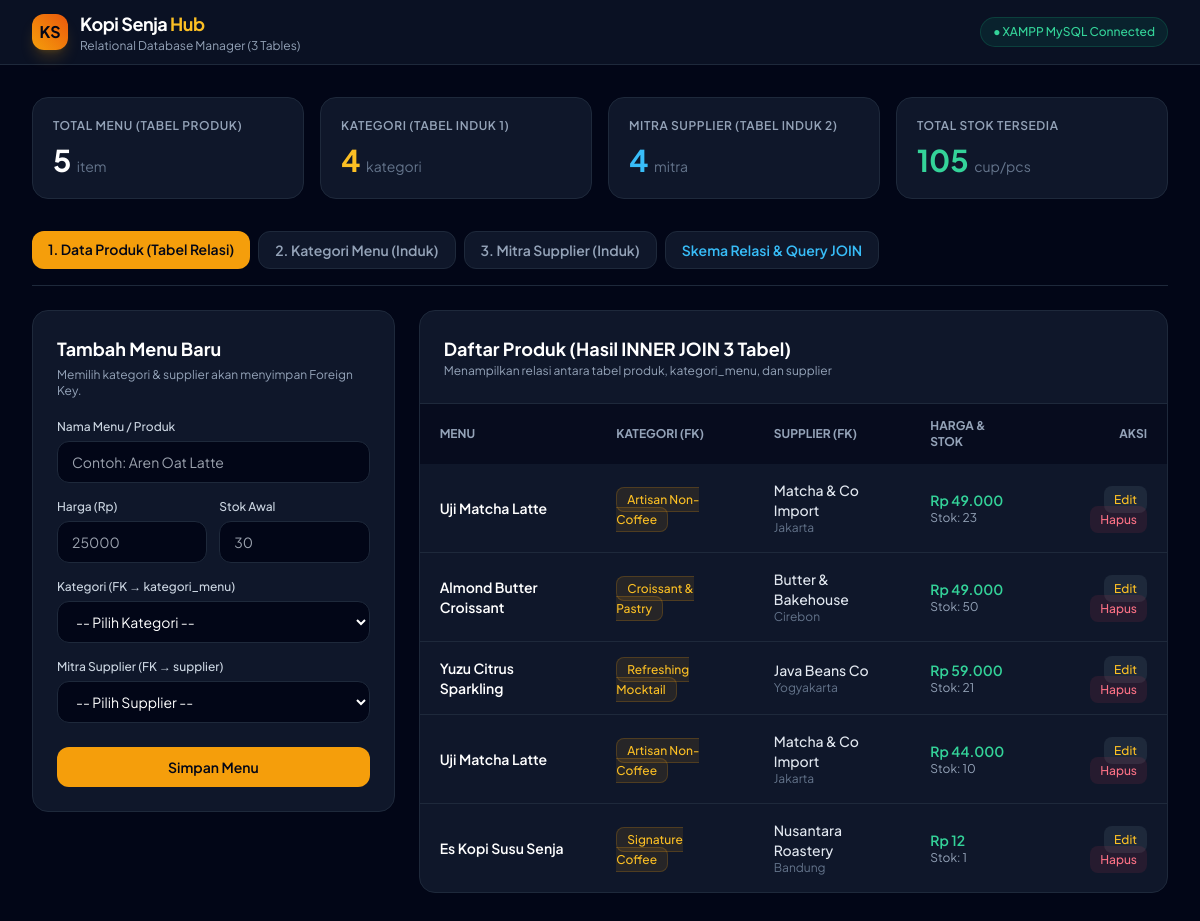
The page / on the database its author committed.
### tables this page shows
CREATE TABLE `produk` (
  `id_produk` int(11) NOT NULL,
  `nama_produk` varchar(100) NOT NULL,
  `harga` int(11) NOT NULL,
  `stok` int(11) NOT NULL,
  `id_kategori` int(11) NOT NULL,
  `id_supplier` int(11) NOT NULL
);

CREATE TABLE `kategori_menu` (
  `id_kategori` int(11) NOT NULL,
  `nama_kategori` varchar(50) NOT NULL,
  `keterangan` varchar(150) NOT NULL
);

CREATE TABLE `supplier` (
  `id_supplier` int(11) NOT NULL,
  `nama_supplier` varchar(100) NOT NULL,
  `kontak_wa` varchar(20) NOT NULL,
  `kota` varchar(50) NOT NULL
);

### index.php (the view, shortened to what this page needs)
<?php
include 'koneksi.php';
$tab = isset($_GET['tab']) ? $_GET['tab'] : 'produk';
$jml_produk   = mysqli_fetch_assoc(mysqli_query($conn, "SELECT COUNT(*) as total FROM produk"))['total'];
$jml_kategori = mysqli_fetch_assoc(mysqli_query($conn, "SELECT COUNT(*) as total FROM kategori_menu"))['total'];
$jml_supplier = mysqli_fetch_assoc(mysqli_query($conn, "SELECT COUNT(*) as total FROM supplier"))['total'];
$total_stok   = mysqli_fetch_assoc(mysqli_query($conn, "SELECT SUM(stok) as total FROM produk"))['total'] ?? 0;
$edit_data = null;
?>
<!DOCTYPE html>
<html lang="id">
<head>
    <script src="https://cdn.tailwindcss.com"></script>
</head>
<body class="bg-slate-950 text-slate-100 min-h-screen">
    <nav class="border-b border-slate-800 bg-slate-900/70 backdrop-blur-md sticky top-0 z-50">
        <div class="max-w-7xl mx-auto px-4 sm:px-6 lg:px-8 h-16 flex items-center justify-between">
            <div class="flex items-center gap-3">
                <div class="w-9 h-9 rounded-xl bg-gradient-to-tr from-amber-500 to-orange-600 flex items-center justify-center font-bold text-slate-950 shadow-lg shadow-amber-500/20">
                    KS
                </div>
                <div>
                    <h1 class="font-bold text-lg tracking-tight text-white">Kopi Senja <span class="text-amber-400">Hub</span></h1>
                    <p class="text-xs text-slate-400">Relational Database Manager (3 Tables)</p>
                </div>
            </div>
            <div class="flex items-center gap-2 text-xs">
                <span class="px-3 py-1.5 rounded-full bg-emerald-500/10 text-emerald-400 border border-emerald-500/20 font-medium">
                    ● XAMPP MySQL Connected
                </span>
            </div>
        </div>
    </nav>
    <main class="max-w-7xl mx-auto px-4 sm:px-6 lg:px-8 py-8">
        <div class="grid grid-cols-1 sm:grid-cols-2 lg:grid-cols-4 gap-4 mb-8">
            <div class="bg-slate-900 border border-slate-800 p-5 rounded-2xl">
                <p class="text-xs text-slate-400 uppercase tracking-wider font-semibold">Total Menu (Tabel Produk)</p>
                <p class="text-3xl font-bold text-white mt-2"><?= $jml_produk ?> <span class="text-sm font-normal text-slate-500">item</span></p>
            </div>
            <div class="bg-slate-900 border border-slate-800 p-5 rounded-2xl">
                <p class="text-xs text-slate-400 uppercase tracking-wider font-semibold">Kategori (Tabel Induk 1)</p>
                <p class="text-3xl font-bold text-amber-400 mt-2"><?= $jml_kategori ?> <span class="text-sm font-normal text-slate-500">kategori</span></p>
            </div>
            <div class="bg-slate-900 border border-slate-800 p-5 rounded-2xl">
                <p class="text-xs text-slate-400 uppercase tracking-wider font-semibold">Mitra Supplier (Tabel Induk 2)</p>
                <p class="text-3xl font-bold text-sky-400 mt-2"><?= $jml_supplier ?> <span class="text-sm font-normal text-slate-500">mitra</span></p>
            </div>
            <div class="bg-slate-900 border border-slate-800 p-5 rounded-2xl">
                <p class="text-xs text-slate-400 uppercase tracking-wider font-semibold">Total Stok Tersedia</p>
                <p class="text-3xl font-bold text-emerald-400 mt-2"><?= $total_stok ?> <span class="text-sm font-normal text-slate-500">cup/pcs</span></p>
            </div>
        </div>
        <div class="flex flex-wrap gap-2 mb-6 border-b border-slate-800 pb-4">
            <a href="?tab=produk" class="px-4 py-2 rounded-xl text-sm font-semibold transition <?= $tab == 'produk' ? 'bg-amber-500 text-slate-950' : 'bg-slate-900 text-slate-400 hover:text-white border border-slate-800' ?>">
                1. Data Produk (Tabel Relasi)
            </a>
            <a href="?tab=kategori" class="px-4 py-2 rounded-xl text-sm font-semibold transition <?= $tab == 'kategori' ? 'bg-amber-500 text-slate-950' : 'bg-slate-900 text-slate-400 hover:text-white border border-slate-800' ?>">
                2. Kategori Menu (Induk)
            </a>
            <a href="?tab=supplier" class="px-4 py-2 rounded-xl text-sm font-semibold transition <?= $tab == 'supplier' ? 'bg-amber-500 text-slate-950' : 'bg-slate-900 text-slate-400 hover:text-white border border-slate-800' ?>">
                3. Mitra Supplier (Induk)
            </a>
            <a href="?tab=relasi" class="px-4 py-2 rounded-xl text-sm font-semibold transition <?= $tab == 'relasi' ? 'bg-sky-500 text-slate-950' : 'bg-slate-900 text-sky-400 hover:bg-slate-800 border border-slate-800' ?>">
                Skema Relasi & Query JOIN
            </a>
        </div>
        <?php if ($tab == 'produk'): ?>
        <div class="grid grid-cols-1 lg:grid-cols-3 gap-6">
            <div class="bg-slate-900 border border-slate-800 p-6 rounded-2xl h-fit">
                <h2 class="text-lg font-bold text-white mb-1"><?= $edit_data ? 'Edit Data Produk' : 'Tambah Menu Baru' ?></h2>
                <p class="text-xs text-slate-400 mb-5">Memilih kategori & supplier akan menyimpan Foreign Key.</p>
                <form action="proses.php" method="POST" class="space-y-4">
                    <div>
                        <label class="block text-xs font-medium text-slate-300 mb-1.5">Nama Menu / Produk</label>
                        <input type="text" name="nama_produk" required placeholder="Contoh: Aren Oat Latte"
                               value="<?= $edit_data['nama_produk'] ?? '' ?>"
                               class="w-full bg-slate-950 border border-slate-800 rounded-xl px-3.5 py-2.5 text-sm text-white focus:outline-none focus:border-amber-500">
                    </div>
                    <div class="grid grid-cols-2 gap-3">
                        <div>
                            <label class="block text-xs font-medium text-slate-300 mb-1.5">Harga (Rp)</label>
                            <input type="number" name="harga" required placeholder="25000"
                                   value="<?= $edit_data['harga'] ?? '' ?>"
                                   class="w-full bg-slate-950 border border-slate-800 rounded-xl px-3.5 py-2.5 text-sm text-white focus:outline-none focus:border-amber-500">
                        </div>
                        <div>
                            <label class="block text-xs font-medium text-slate-300 mb-1.5">Stok Awal</label>
                            <input type="number" name="stok" required placeholder="30"
                                   value="<?= $edit_data['stok'] ?? '' ?>"
                                   class="w-full bg-slate-950 border border-slate-800 rounded-xl px-3.5 py-2.5 text-sm text-white focus:outline-none focus:border-amber-500">
                        </div>
                    </div>
                    <div>
                        <label class="block text-xs font-medium text-slate-300 mb-1.5">Kategori (FK → kategori_menu)</label>
                        <select name="id_kategori" required class="w-full bg-slate-950 border border-slate-800 rounded-xl px-3.5 py-2.5 text-sm text-white focus:outline-none focus:border-amber-500">
                            <option value="">-- Pilih Kategori --</option>
                        </select>
                    </div>
                    <div>
                        <label class="block text-xs font-medium text-slate-300 mb-1.5">Mitra Supplier (FK → supplier)</label>
                        <select name="id_supplier" required class="w-full bg-slate-950 border border-slate-800 rounded-xl px-3.5 py-2.5 text-sm text-white focus:outline-none focus:border-amber-500">
                            <option value="">-- Pilih Supplier --</option>
                        </select>
                    </div>
                    <div class="pt-2 flex gap-2">
                        <button type="submit" name="simpan_produk" class="flex-1 bg-amber-500 hover:bg-amber-400 text-slate-950 font-semibold py-2.5 rounded-xl text-sm transition">
                            <?= $edit_data ? 'Update Menu' : 'Simpan Menu' ?>
                        </button>
                    </div>
                </form>
            </div>
            <div class="lg:col-span-2 bg-slate-900 border border-slate-800 rounded-2xl overflow-hidden">
                <div class="p-6 border-b border-slate-800 flex justify-between items-center">
                    <div>
                        <h2 class="text-lg font-bold text-white">Daftar Produk (Hasil INNER JOIN 3 Tabel)</h2>
                        <p class="text-xs text-slate-400">Menampilkan relasi antara tabel produk, kategori_menu, dan supplier</p>
                    </div>
                </div>
                <div class="overflow-x-auto">
                    <table class="w-full text-left text-sm">
                        <thead class="bg-slate-950/60 text-slate-400 text-xs uppercase">
                            <tr>
                                <th class="px-5 py-3.5">Menu</th>
                                <th class="px-5 py-3.5">Kategori (FK)</th>
                                <th class="px-5 py-3.5">Supplier (FK)</th>
                                <th class="px-5 py-3.5">Harga & Stok</th>
                                <th class="px-5 py-3.5 text-right">Aksi</th>
                            </tr>
                        </thead>
                        <tbody class="divide-y divide-slate-800">
                            <?php
                            $query_join = "SELECT p.*, k.nama_kategori, s.nama_supplier, s.kota
                                           FROM produk p
                                           INNER JOIN kategori_menu k ON p.id_kategori = k.id_kategori
                                           INNER JOIN supplier s ON p.id_supplier = s.id_supplier
                                           ORDER BY p.id_produk DESC";
                            $res = mysqli_query($conn, $query_join);
                            while ($row = mysqli_fetch_assoc($res)):
                            ?>
                            <tr class="hover:bg-slate-800/40 transition">
                                <td class="px-5 py-4 font-semibold text-white"><?= htmlspecialchars($row['nama_produk']) ?></td>
                                <td class="px-5 py-4">
                                    <span class="px-2.5 py-1 rounded-lg text-xs font-medium bg-amber-500/10 text-amber-400 border border-amber-500/20">
                                        <?= htmlspecialchars($row['nama_kategori']) ?>
                                    </span>
                                </td>
                                <td class="px-5 py-4">
                                    <div class="text-slate-200 font-medium"><?= htmlspecialchars($row['nama_supplier']) ?></div>
                                    <div class="text-xs text-slate-500"><?= htmlspecialchars($row['kota']) ?></div>
                                </td>
                                <td class="px-5 py-4">
                                    <div class="text-emerald-400 font-semibold">Rp <?= number_format($row['harga'], 0, ',', '.') ?></div>
                                    <div class="text-xs text-slate-400">Stok: <?= $row['stok'] ?></div>
                                </td>
                                <td class="px-5 py-4 text-right space-x-2">
                                    <a href="?tab=produk&edit_produk=<?= $row['id_produk'] ?>" class="text-xs px-2.5 py-1.5 rounded-lg bg-slate-800 hover:bg-slate-700 text-amber-400 font-medium">Edit</a>
                                    <a href="proses.php?hapus_produk=<?= $row['id_produk'] ?>" onclick="return confirm('Hapus menu ini?')" class="text-xs px-2.5 py-1.5 rounded-lg bg-rose-500/10 hover:bg-rose-500/20 text-rose-400 font-medium">Hapus</a>
                                </td>
                            </tr>
                            <?php endwhile; ?>
                        </tbody>
                    </table>
                </div>
            </div>
        </div>
        <?php endif; ?>
    </main>
</body>
</html>

### index.php (style rules this page uses)
body { font-family: 'Plus Jakarta Sans', sans-serif; }

### rows shown on the page
produk: nama_produk "Uji Matcha Latte", id_kategori.nama_kategori "Artisan Non-Coffee", id_supplier.nama_supplier "Matcha & Co Import", id_supplier.kota "Jakarta", harga "49.000", stok "23"
produk: nama_produk "Almond Butter Croissant", id_kategori.nama_kategori "Croissant & Pastry", id_supplier.nama_supplier "Butter & Bakehouse", id_supplier.kota "Cirebon", harga "49.000", stok "50"
produk: nama_produk "Yuzu Citrus Sparkling", id_kategori.nama_kategori "Refreshing Mocktail", id_supplier.nama_supplier "Java Beans Co", id_supplier.kota "Yogyakarta", harga "59.000", stok "21"
produk: nama_produk "Uji Matcha Latte", id_kategori.nama_kategori "Artisan Non-Coffee", id_supplier.nama_supplier "Matcha & Co Import", id_supplier.kota "Jakarta", harga "44.000", stok "10"
produk: nama_produk "Es Kopi Susu Senja", id_kategori.nama_kategori "Signature Coffee", id_supplier.nama_supplier "Nusantara Roastery", id_supplier.kota "Bandung", harga "12", stok "1"

### other values the page prints
$jml_produk "5"
$jml_kategori "4"
$jml_supplier "4"
$total_stok "105"
